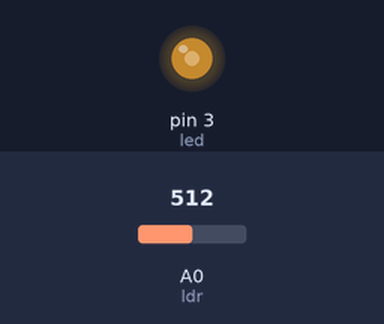
The sketch below on a simulated Arduino Uno, built with avr-gcc and run on an emulated ATmega328P. Shown: output pins drawn as LEDs (lit = HIGH). The inputs (shaded band) are chosen by the test bench; at power-on: A0 (ldr) = 512. What the sketch prints to the serial monitor is not drawn.

Above: at 1.2 s.
1.3 s: A0 (ldr) set to 716
At 1.7 s:
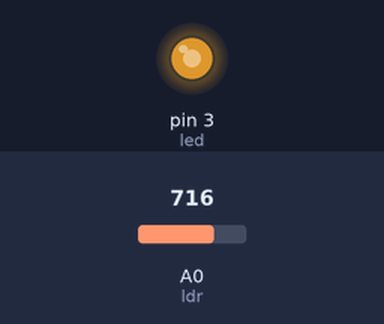
2.8 s: A0 (ldr) set to 900
At 4.0 s:
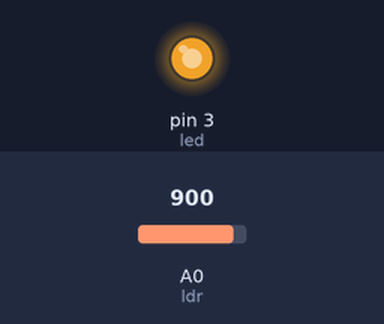
4.3 s: A0 (ldr) set to 122
At 5.2 s:
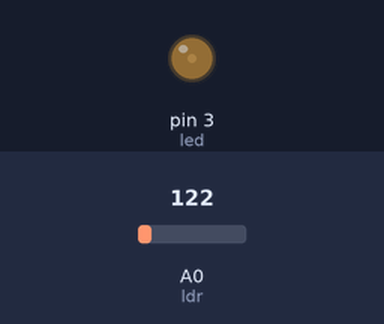
5.8 s: A0 (ldr) set to 0
At 6.3 s:
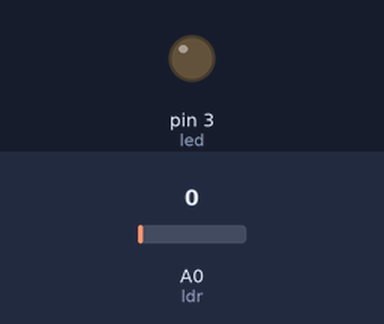
7.3 s: A0 (ldr) set to 511
At 8.7 s:
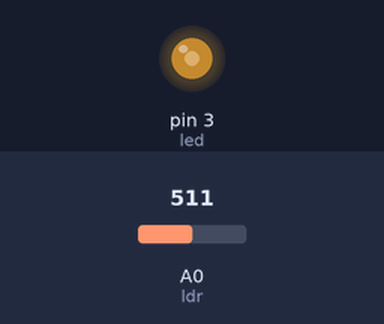
Timing chart, 0 to 9.8 s (numbered marks = the images above; inputs shaded):
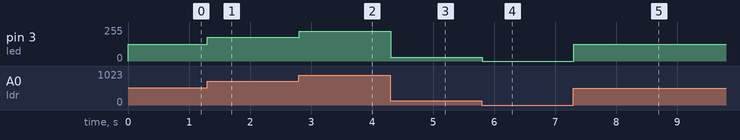

The sketch:

LDR_and_LED.ino
```cpp
#define led 3
#define ldr 0


void setup() {
  // put your setup code here, to run once:
pinMode(led, OUTPUT);
Serial.begin(96000);

}

void loop() {
  // put your main code here, to run repeatedly:

int adcVal= analogRead(ldr);
Serial.print("adcVal=");
byte pwmval=map(adcVal,0,1023,0,255);
Serial.print("pwmval=");
analogWrite(led,pwmval);
}
```

Measured:
- after the input at 1.3 s, pin 3 (led): 127/255 → 178/255 at once
- after the input at 2.8 s, pin 3 (led): 178/255 → 224/255 at once
- after the input at 4.3 s, pin 3 (led): 224/255 → 30/255 at once
- after the input at 5.8 s, pin 3 (led): 30/255 → 0/255 at once
- after the input at 7.3 s, pin 3 (led): 0/255 → 127/255 at once
